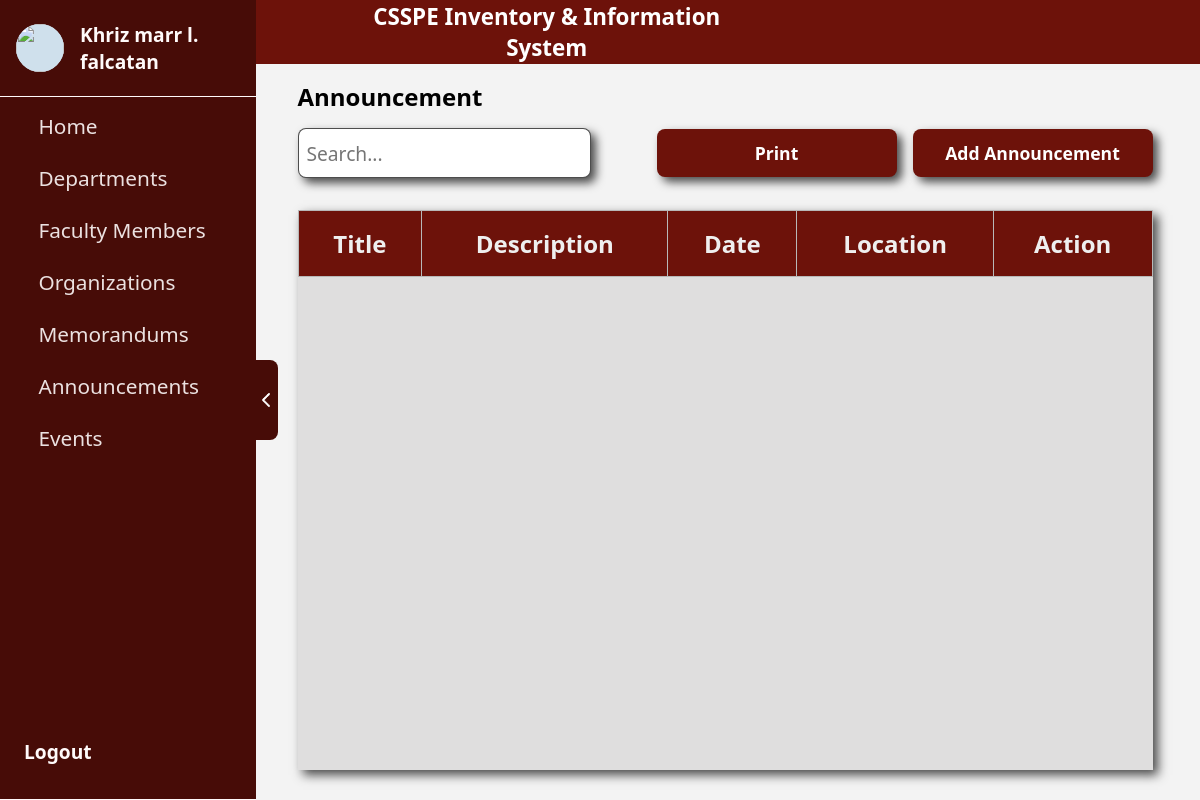
Page /informationAdmin/announcement.php on the earlier database version.
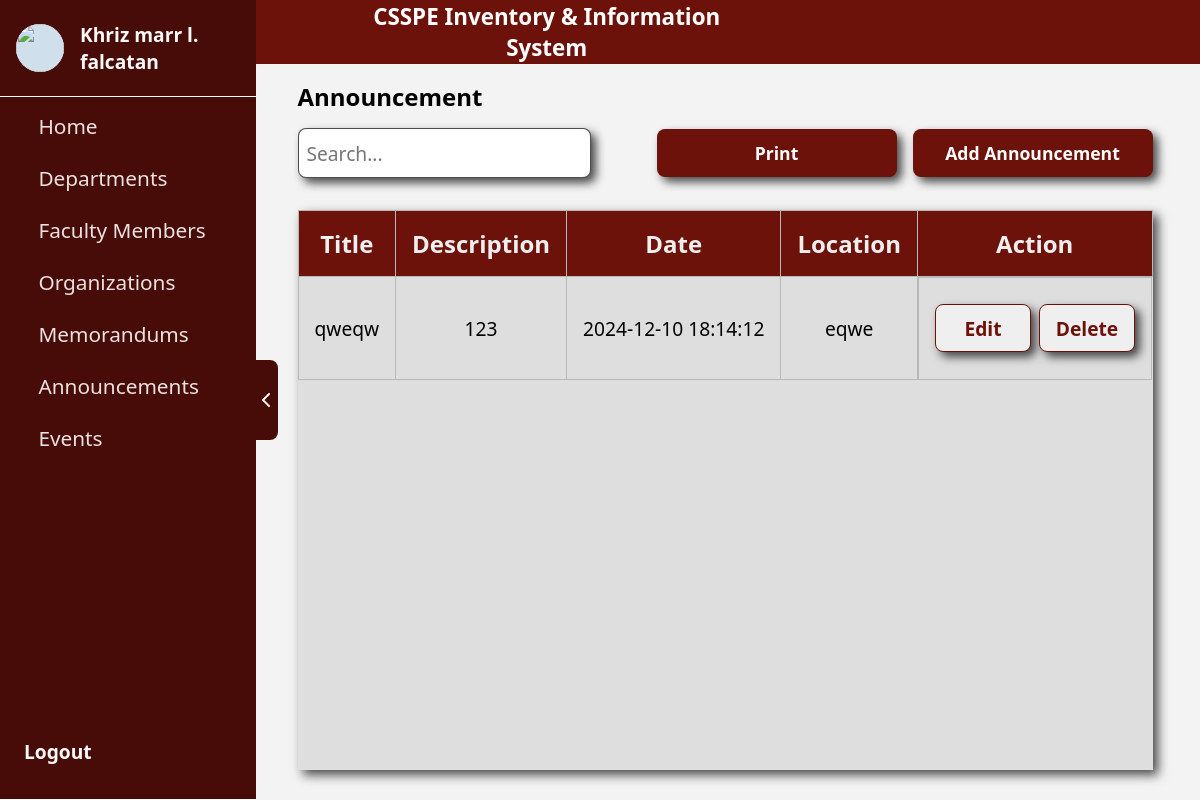
Same page on the later database version.
### tables this page shows
CREATE TABLE `announcements` (
  `id` int(11) NOT NULL,
  `title` varchar(255) NOT NULL,
  `description` text NOT NULL,
  `date_uploaded_at` datetime DEFAULT current_timestamp(),
  `location` varchar(255) NOT NULL
);

### informationAdmin/announcement.php (the view, shortened to what the changed rows need)
<?php
require_once '../conn/conn.php';
$query = "SELECT * FROM announcements";
$result = mysqli_query($conn, $query);
?>
<!DOCTYPE html>
<html lang="en">
<head>
    <link rel="stylesheet" href="../assets/css/events.css">
    <link rel="stylesheet" href="../assets/css/sidebar.css">
    <link href="https://cdn.jsdelivr.net/npm/sweetalert2@11/dist/sweetalert2.min.css" rel="stylesheet">
</head>
<body>
    <div class="body">
        <div class="mainContainer" style="margin-left: 250px;">
            <div class="container">
                <div class="tableContainer">
                    <table>
                        <thead>
                            <tr>
                                <th>Title</th>
                                <th>Description</th>
                                <th>Date</th>
                                <th>Location</th>
                                <th>Action</th>
                            </tr>
                        </thead>
                        <tbody>
                            <?php while ($row = mysqli_fetch_assoc($result)): ?>
                                <tr>
                                    <td><?php echo htmlspecialchars($row['title']); ?></td>
                                    <td><?php echo htmlspecialchars($row['description']); ?></td>
                                    <td><?php echo htmlspecialchars($row['date_uploaded_at']); ?></td>
                                    <td><?php echo htmlspecialchars($row['location']); ?></td>
                                    <td class="button">
                                        <a href="#" onclick="editProgram(<?php echo $row['id']; ?>)">
                                            <button class="addButton1" style="width: 6rem;">Edit</button>
                                        </a>
                                        <a href="#" onclick="deleteAnnouncement(<?php echo $row['id']; ?>)">
                                            <button class="addButton1" style="width: 6rem;">Delete</button>
                                        </a>
                                    </td>
                                </tr>
                            <?php endwhile; ?>
                        </tbody>
                    </table>
                </div>
            </div>
        </div>
    </div>
</body>
</html>

Differences in the rows shown:
added announcements: title "qweqw", description "123", date_uploaded_at "2024-12-10 18:14:12", location "eqwe"
